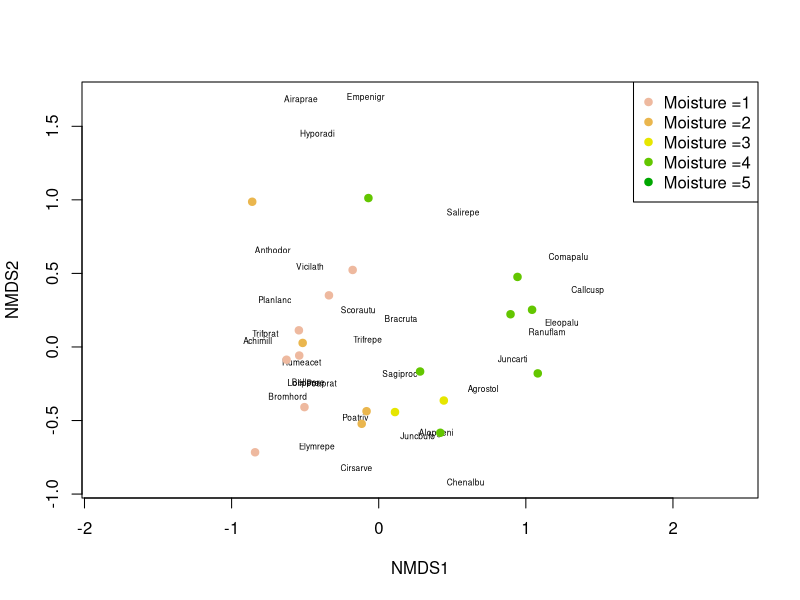
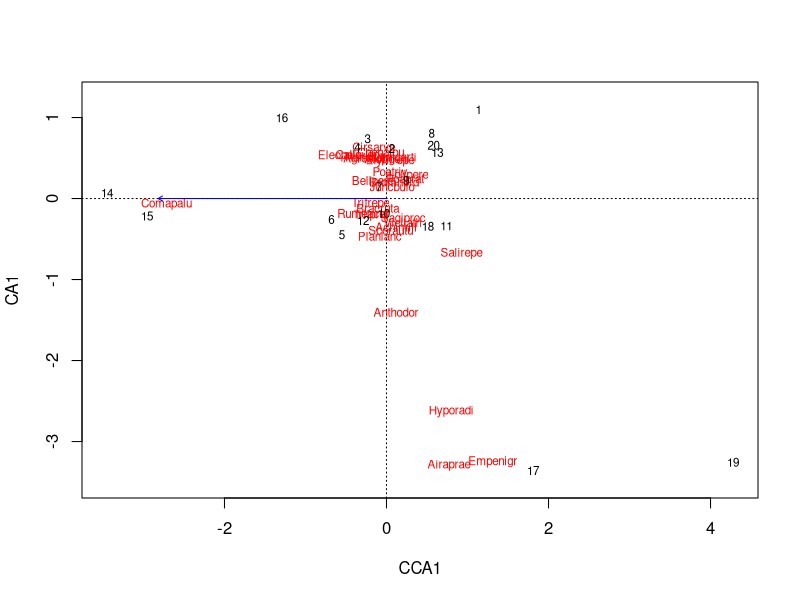

Reproduce these figures in R, in order.
## ---- chunk 1
install.packages("vegan")
library(vegan)


library(vegan)
data(dune)
data(dune.env)
dune
## ---- chunk 2

dune_mds <- metaMDS(dune)

 plot(dune_mds, type='n')
 text(dune_mds, 'sp', cex=.5)
 # generate vector of colors 
 color_vect = rev(terrain.colors(6))[-1]
 points(dune_mds, 'sites', pch=19, 
        col=color_vect[dune.env$Moisture])
 legend('topright', paste("Moisture =", 1:5, sep=''), 
        col=color_vect, pch=19)
        
## ---- chunk 3

cca_moisture = cca(dune ~ Moisture , data = dune.env)
RsquareAdj(cca_moisture, 100)

cca_dune = cca(dune, dune.env$A1, dune.env$Moisture, dune.env$Management, dune.env$Use, dune.env$Manure, data = dune.env)
RsquareAdj(cca_dune)

cca_A1 = cca(dune ~ A1 , data = dune.env)
RsquareAdj(cca_A1, 100)
cca_management = cca(dune ~ Management, data = dune.env)
RsquareAdj(cca_management, 100)
cca_use = cca(dune ~ Use , data = dune.env)
RsquareAdj(cca_use, 100)
cca_manure = cca(dune ~ Manure , data = dune.env)
RsquareAdj(cca_manure, 100)

plot(cca_dune)

